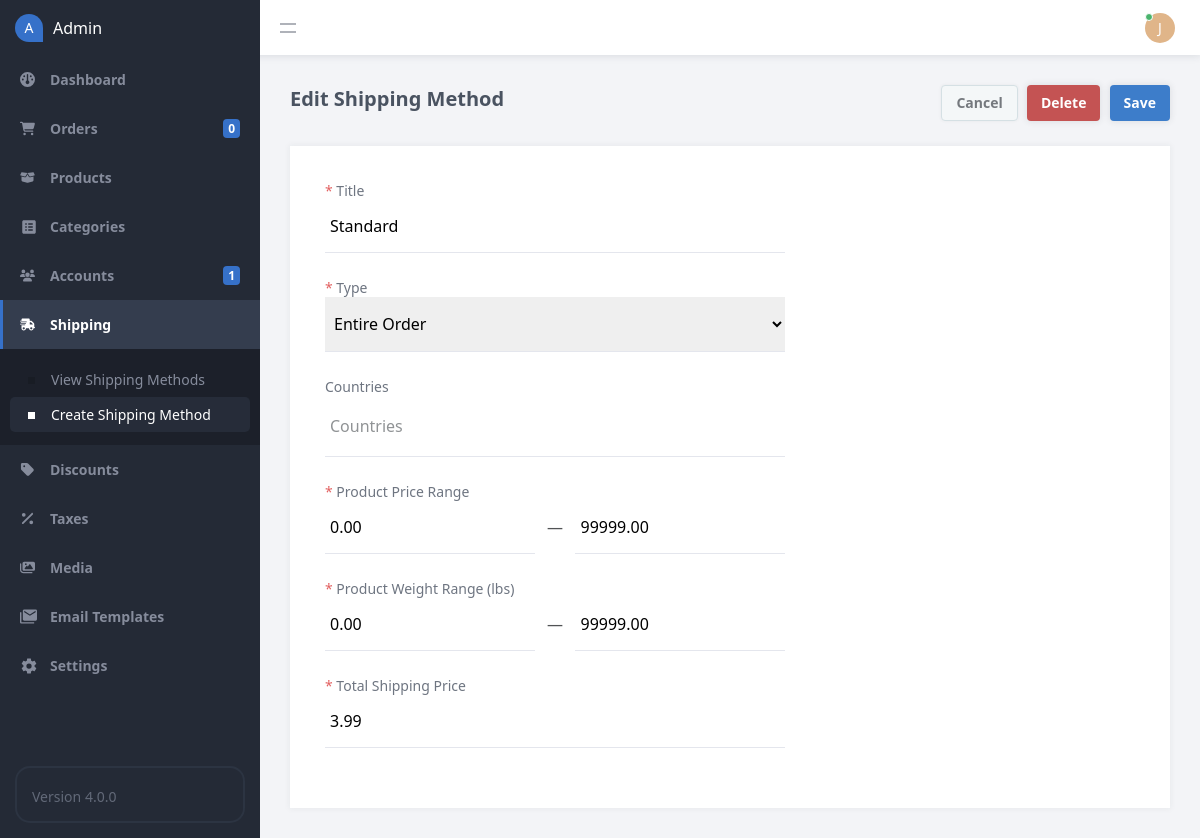
/admin/index.php?page=shipping_process&id=1 (signed in), run on the app's committed database.
### tables this page shows
CREATE TABLE IF NOT EXISTS `shipping` (
  `id` int(11) NOT NULL AUTO_INCREMENT,
  `title` varchar(255) NOT NULL,
  `shipping_type` enum('Single Product','Entire Order') NOT NULL DEFAULT 'Single Product',
  `countries` varchar(255) NOT NULL DEFAULT '',
  `price_from` decimal(7,2) NOT NULL,
  `price_to` decimal(7,2) NOT NULL,
  `price` decimal(7,2) NOT NULL,
  `weight_from` decimal(7,2) NOT NULL DEFAULT 0.00,
  `weight_to` decimal(7,2) NOT NULL DEFAULT 0.00,
  PRIMARY KEY (`id`)
);

### admin/index.php (called while the page is built, shortened)
<?php
include '../functions.php';
$page = isset($_GET['page']) && file_exists($_GET['page'] . '.php') ? $_GET['page'] : 'dashboard';
include $page . '.php';
?>

### admin/shipping_process.php (the view, shortened to what this page needs)
<?php
$shipping = [
    'title' => '',
    'price_from' => '',
    'price_to' => '',
    'weight_from' => '',
    'weight_to' => '',
    'price' => '',
    'shipping_type' => 'Single Product',
    'countries' => ''
];
$types = ['Single Product', 'Entire Order'];
if (isset($_GET['id'])) {
    $page = 'Edit';
    $stmt = $pdo->prepare('SELECT * FROM shipping WHERE id = ?');
    $stmt->execute([ $_GET['id'] ]);
    $shipping = $stmt->fetch(PDO::FETCH_ASSOC);
}
?>
<?=template_admin_header($page . ' Shipping Method', 'shipping', 'manage')?>
<form method="post">
    <div class="content-title">
        <h2><?=$page?> Shipping Method</h2>
        <div class="btns">
            <a href="index.php?page=shipping" class="btn alt mar-right-1">Cancel</a>
            <?php if ($page == 'Edit'): ?>
            <input type="submit" name="delete" value="Delete" class="btn red mar-right-1" onclick="return confirm('Are you sure you want to delete this shipping method?')">
            <?php endif; ?>
            <input type="submit" name="submit" value="Save" class="btn">
        </div>
    </div>
    <div class="content-block">
        <div class="form responsive-width-100">
            <label for="title"><span class="required">*</span> Title</label>
            <input type="text" name="title" placeholder="Title" value="<?=$shipping['title']?>" required>
            <label for="type"><span class="required">*</span> Type</label>
            <select name="type" id="type" required>
                <?php foreach ($types as $type): ?>
                <option value="<?=$type?>"<?=$shipping['shipping_type'] == $type ? ' selected' : ''?>><?=$type?></option>
                <?php endforeach; ?>
            </select>
            <label for="countries">Countries</label>
            <div class="multiselect" data-name="countries[]">
                <input type="text" class="search" id="countries" placeholder="Countries">
            </div>
            <label for="price"><span class="required">*</span> Product Price Range</label>
            <div style="display:flex;margin:0;">
                <input type="number" name="price_from" placeholder="From" min="0" step=".01" value="<?=$shipping['price_from']?>" required>
                <span style="padding-top:15px">&nbsp;&nbsp;&nbsp;&mdash;&nbsp;&nbsp;&nbsp;</span>
                <input type="number" name="price_to" placeholder="To" min="0" step=".01" value="<?=$shipping['price_to']?>" required>
            </div>
            <label for="price"><span class="required">*</span> Product Weight Range (<?=weight_unit?>)</label>
            <div style="display:flex;margin:0;">
                <input type="number" name="weight_from" placeholder="From" min="0" step=".01" value="<?=$shipping['weight_from']?>" required>
                <span style="padding-top:15px">&nbsp;&nbsp;&nbsp;&mdash;&nbsp;&nbsp;&nbsp;</span>
                <input type="number" name="weight_to" placeholder="To" min="0" step=".01" value="<?=$shipping['weight_to']?>" required>
            </div>
            <label for="name"><span class="required">*</span> Total Shipping Price</label>
            <input type="number" name="price" placeholder="3.99" min="0" step=".01" value="<?=$shipping['price']?>" required>
        </div>
    </div>
</form>
<?=template_admin_footer()?>

### data on the page
shipping: title "Standard", type "Entire Order", price_from "0.00", price_to "99999.00", weight_from "0.00", weight_to "99999.00", price "3.99"

### other printed values
num_format($orders_total) "0"
num_format($accounts_total) "1"
substr($_SESSION['account_name'], 0, 1) "J"
$page "Edit"
weight_unit "lbs"
